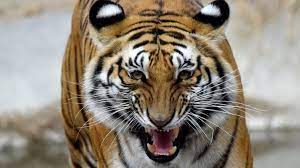
#> input picture tiger.jpg, 300 x 168 px, found by its file name
$ jupyter execute --allow-errors Numpy.ipynb
#> lines starting #> are read from the running program, lines starting #| are printed output that depends on the picture
## 26-june-2021

## NUMPY WITH little MATPLOTLIB

[cell 1]
import numpy as np
from PIL import Image #its a import of pillow

[cell 2]
#opening and converting it to somthing /i dont know what is it/
tm = Image.open("tiger.jpg").convert("L")
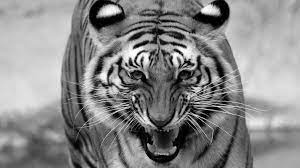
#> tm: PIL image 300x168 L; min 0, max 255, mean 135.8

[cell 3]
tm

[cell 4]
tm.format
#gives the length and bredth of the image
tm.size
#> Out = (300, 168)

[cell 5]
tm.size[0]*tm.size[1]
#> Out = 50400

[cell 6]
import matplotlib.pyplot as plt

[cell 7]
plt.imshow(tm)

##### Syntax

[cell 8]
plt.imshow(tm,cmap = "gray")

[cell 9]
tm

[cell 10]
#change the image data to arrary format
image_data = np.asarray(tm)

[cell 11]
image_data

[cell 12]
image_data[0][1]
#> Out = 176

[cell 13]
image_data.size
#> Out = 50400

[cell 14]
len(image_data[0])
#> Out = 300

[cell 15]
len(image_data)
#> Out = 168

with numpy we can create of substitute values for array as "ones" or "zeros"

[cell 16]
dummy_img = np.array([np.ones(300),np.ones(300),
                      np.ones(300),np.ones(300)]
                     ,dtype = 'uint8')
dummy_img

[cell 17]
plt.imshow(dummy_img)
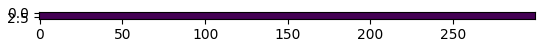
#> figure drawn by matplotlib, 1 panel

#> (a cell that did not finish here is left out)

[cell 19]
image_data

## Why Numpy
- Faster than python lists
- lighter than python objects
- writter opimized C code
- array operations faster
- image processing
- text pre-processing
- creating two dimension array

#### creating Random numbers

[cell 20]
mystery = np.random.randn()
mystery

[cell 21]
mystery = np.random.randn(10)
mystery

[cell 22]
mystery = np.random.randn(2,10)
mystery

[cell 23]
x = [1,2,3,4,5]

[cell 24]
y = np.arange(10)
y

[cell 25]
for i in y:
    print (i)

Slicing and indexing are almost same in python and numpy
but there are differences and complications when we dive deeper

#> (a cell that did not finish here is left out)

we can delete the complete numpy array
but not the particular part by indexing

[cell 27]
copy_y = y
copy_y

#> (a cell that did not finish here is left out)

[cell 29]
del copy_y

[cell 30]
y = np.arange(9)
y

numpy can reshape any single dimention array to a double dimensional array

[cell 31]
grid = y.reshape((3,3))
grid

## 27-june-2021

#### Array Creation

[cell 32]
array1 = np.arange(16).reshape((4,4))
#> (the rest of this cell did not finish here and is left out)

#### manual mode

[cell 33]
arr = np.array([(1,2,4),(5,7,8)])
arr

#### specific data types

[cell 34]
arr1 = np.array([(1,3,3),(5,7,8)], dtype=complex)
arr1

#### Zero matrix

[cell 35]
#3 rows an 4 columns
z1 = np.zeros((3,4))
z1

[cell 36]
z1 = np.zeros(3)
z1

#### ones matrix

[cell 37]
#4 rows and 3 columns
z0 = np.ones((2,4))
z0

#### create random matrix

[cell 38]
#depends on memory size
#random matrix
empty = np.empty((3,4))
empty

### basic operations

[cell 39]
l1 = [1,2,3,4,5]
max(l1)

[cell 40]
l1 = [[1,2,3,4,5],[6,98,6,4,3,23,45]]
max(l1)

#> (a cell that did not finish here is left out)

#### element wise

[cell 42]
b2 = np.array([(3,2,1),(6,5,4)])
print(b2)
print(arr)
b2 * arr

#### matrix product

[cell 43]
a = np.array([(1,1),(0,1)])
b = np.array([(2,0),(3,4)])

a @ b

[cell 44]
a.dot(b)

#### math functions

[cell 45]
c = np.arange(4)
print(c)
print(np.exp(c))

np.sqrt(c)

#### understanding axes  -  Vertical axis = 0 , Horizontal axis = 1

[cell 46]
table = np.arange(25).reshape(5,5)
table

[cell 47]
table.max()

[cell 48]
table.max(axis = 0)

[cell 49]
table.max(axis = 1 )

[cell 50]
t2 = np.arange(32).reshape(4,1,8)
e2 = np.arange(32).reshape(4,1,8)

[cell 51]
e2

[cell 52]
t2

[cell 53]
t2 + e2

### Filter,Order, Aggregate

[cell 54]
tm

[cell 55]
image_data = np.array(tm)
image_data

[cell 56]
plt.imshow(image_data)

[cell 57]
image_data.shape
#> Out = (168, 300)

[cell 58]
image_data.size
#> Out = 50400

[cell 59]
square_image = image_data.reshape(224,225)
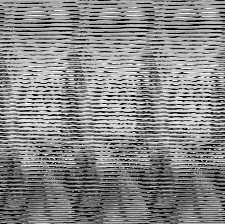
#> square_image: shape (224, 225); min 0, max 255, mean 135.8
square_image

[cell 60]
plt.imshow(square_image)

encrypted format of tiger image

[cell 61]
square_image = square_image.reshape(168,300)
square_image

[cell 62]
plt.imshow(square_image)

IMAGE RESTORED

[cell 63]
x = np.arange(0,3*np.pi,0.1)
x

[cell 64]
y = np.sin(x)

ploting a graph using "plt.plot"

[cell 65]
plt.plot(x,y)
plt.show()
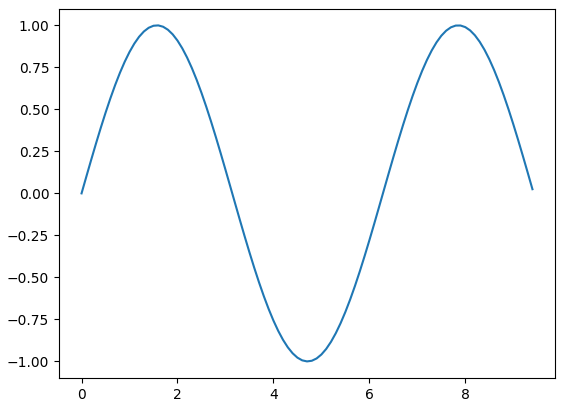
#> figure drawn by matplotlib, 1 panel; curve peaks at x = 1.6, y = 1

[cell 66]
y_cos = np.cos(x)

[cell 67]
plt.plot(x,y_cos)
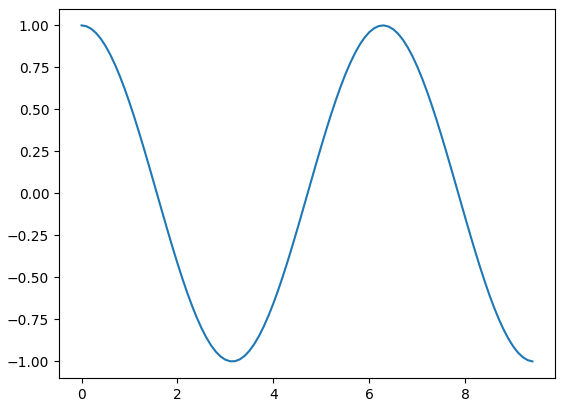
#> figure drawn by matplotlib, 1 panel; curve peaks at x = 0, y = 1

[cell 68]
plt.plot(x,y)
plt.plot(x,y_cos)
#> figure, not shown here; curve peaks at x = 1.6, y = 1; curve peaks at x = 0, y = 1
